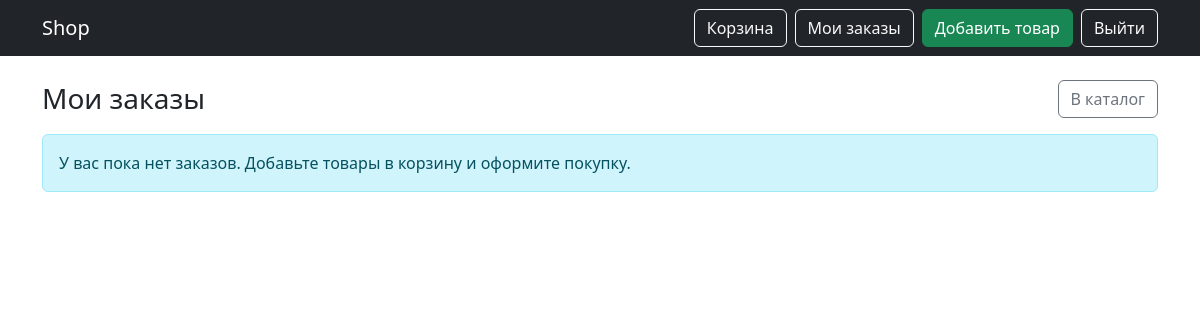
Before: /orders/ (signed in) with the older database file.
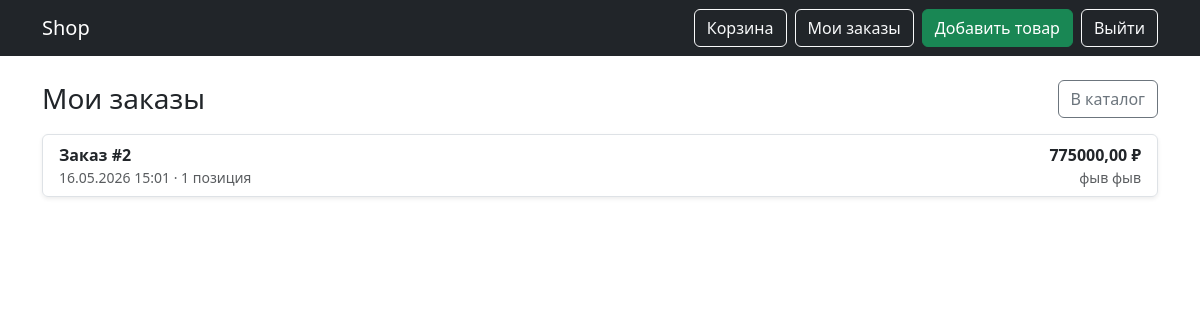
After: the same page with the newer database file.
### shop/models.py (models this page shows, shortened)
class Order(models.Model):
    user = models.ForeignKey(
        settings.AUTH_USER_MODEL,
        on_delete=models.SET_NULL,
        related_name="orders",
        null=True,
        blank=True,
        verbose_name="Покупатель",
    )
    first_name = models.CharField("Имя", max_length=100)
    last_name = models.CharField("Фамилия", max_length=100)
    email = models.EmailField("Эл. почта")
    address = models.TextField("Адрес")
    created_at = models.DateTimeField("Создан", auto_now_add=True)
    class Meta:
        verbose_name = "Заказ"
        verbose_name_plural = "Заказы"
        ordering = ["-created_at"]
    @property
    def total(self):
        return sum(item.line_total for item in self.items.all())

class OrderItem(models.Model):
    order = models.ForeignKey(
        Order, on_delete=models.CASCADE, related_name="items", verbose_name="Заказ"
    )
    product = models.ForeignKey(
        Product, on_delete=models.PROTECT, related_name="+", verbose_name="Товар"
    )
    price = models.DecimalField("Цена", max_digits=10, decimal_places=2)
    quantity = models.PositiveIntegerField("Количество", default=1)
    class Meta:
        verbose_name = "Позиция заказа"
        verbose_name_plural = "Позиции заказа"
    @property
    def line_total(self):
        return self.price * self.quantity

### shop/views.py (the view)
# urls.py: path("orders/", views.order_list, name="order_list"),
@login_required
def order_list(request: HttpRequest) -> HttpResponse:
    orders = _user_orders(request.user)
    context = {"orders": orders}
    return render(request, "order_list.html", context)

### shop/views.py (called while the page is built)
@beartype
def _user_orders(user) -> QuerySet[Order]:
    return (
        Order.objects.filter(Q(user=user) | Q(email=user.email))
        .distinct()
        .prefetch_related(
            Prefetch(
                "items",
                queryset=OrderItem.objects.select_related("product"),
            )
        )
    )

### templates/order_list.html (shortened to what this page needs)
{% extends 'base.html' %}
{% block content %}
  <div class="d-flex justify-content-between align-items-center mb-3">
    <h1 class="h3 mb-0">Мои заказы</h1>
    <a class="btn btn-outline-secondary" href="{% url 'index' %}">В каталог</a>
  </div>
  {% if orders %}
    <div class="list-group shadow-sm">
      {% for order in orders %}
        <a
          class="list-group-item list-group-item-action d-flex justify-content-between align-items-center gap-3"
          href="{% url 'order_detail' order.id %}"
        >
          <div>
            <div class="fw-semibold">Заказ #{{ order.id }}</div>
            <div class="text-muted small">
              {{ order.created_at|date:"d.m.Y H:i" }} · {{ order.items.count }}
              {% if order.items.count == 1 %}позиция{% elif order.items.count < 5 %}позиции{% else %}позиций{% endif %}
            </div>
          </div>
          <div class="text-end">
            <div class="fw-bold">{{ order.total }} ₽</div>
            <div class="text-muted small">{{ order.first_name }} {{ order.last_name }}</div>
          </div>
        </a>
      {% endfor %}
    </div>
  {% else %}
    <div class="alert alert-info mb-0">
      У вас пока нет заказов. Добавьте товары в корзину и оформите покупку.
    </div>
  {% endif %}
{% endblock %}

Changed rows visible on the page:
added Order: id "2", created_at "16.05.2026 15:01", items.count "1", shows "позиция", total "775000,00", first_name "фыв", last_name "фыв"
Other visible differences:
text no longer shown: "У вас пока нет заказов. Добавьте товары в корзину и оформите покупку."
